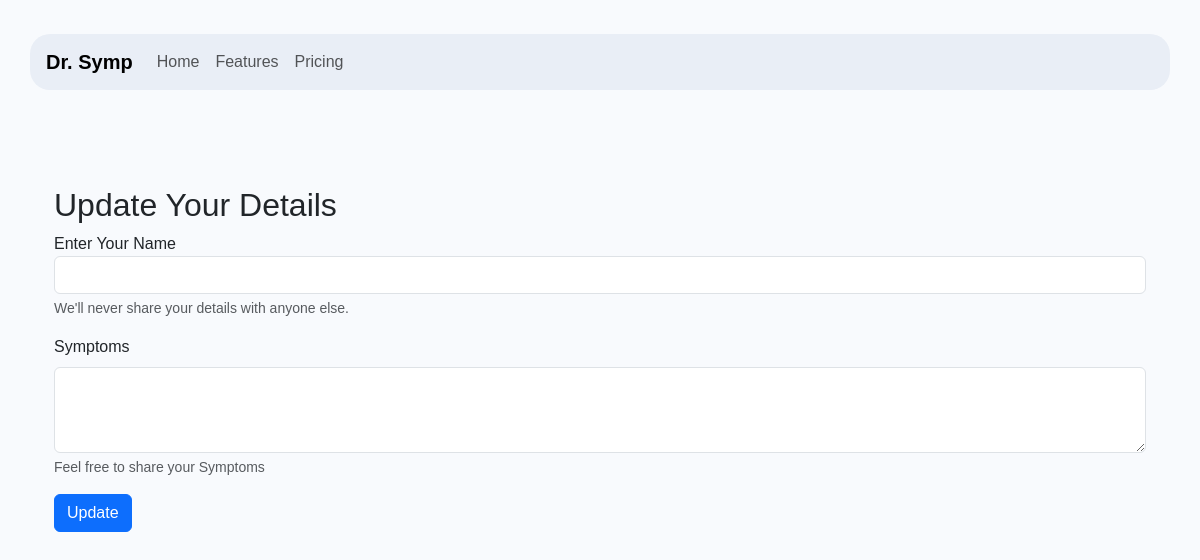
The app's page /update/7, older data.
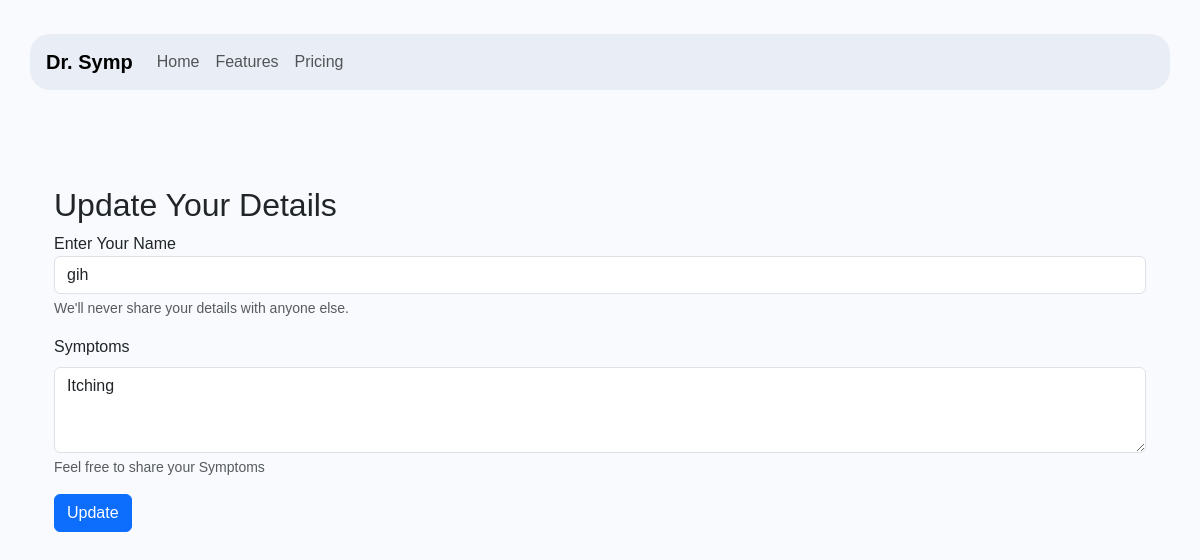
The same page, newer data.
### app/models.py (models this page shows, shortened)
class patients(db.Model):
    sno=db.Column(db.Integer, primary_key=True)
    name=db.Column(db.String(99), nullable=False)
    age=db.Column(db.Integer, nullable=False)
    mobile=db.Column(db.Integer, nullable=False)
    sex=db.Column(db.String(25), nullable=False)
    desc=db.Column(db.String(500), nullable=True)
    date=db.Column(db.DateTime, default=datetime.utcnow)
    access_token = db.Column(db.String(100), unique=True, nullable=False)

### app/routes/main.py (the view, shortened to what this page needs)
@main.route("/update/<int:sno>", methods=['GET', 'POST'])#get the sno
def update(sno):
    updateInsta=patients.query.filter_by(sno=sno).first()# fetch old instance to fill the form
    return render_template("/update.html", updateUsingJinga2=updateInsta)# send the entries in this var 4 terminal

### app/templates/update.html (shortened to what this page needs)
{% extends 'base.html' %}
{% block body %}
<div class="container">
      <form class="container mt-5 pt-5" action="/update/{{updateUsingJinga2.sno}}" method="POST">
        <h2>
          Update Your Details
        </h2>
        <div class="mb-3">
          <label for="name">Enter Your Name</label>
          <input type="text" name="name" class="form-control" id="name" value="{{updateUsingJinga2.name}}" required>
          <div class="form-text">We'll never share your details with anyone else.</div>
        </div>
        <div class="mb-3">
          <label for="Symptoms" class="form-label">Symptoms</label>
        <textarea class="form-control" name="Symptoms" id="Symptoms" rows="3">{{updateUsingJinga2.desc}}
        </textarea>
          <div class="form-text">Feel free to share your Symptoms</div>
      </div>
        <button type="submit" class="btn btn-primary">Update</button>
      </form>
    </div>
{% endblock body %}

### app/templates/base.html (shortened to what this page needs)
<!doctype html>
<html lang="en">
  <head>
    <link href="https://cdn.jsdelivr.net/npm/bootstrap@5.3.8/dist/css/bootstrap.min.css" rel="stylesheet">
    <link href="/static/style.css" rel="stylesheet">
  </head>
  <body>
     <nav class="navbar navbar-expand-lg  sticky-top ps-3 mt-1" style="background-color: #e9eef6; border-radius: 20px;" >
        <a class="navbar-brand" href="/"><b>Dr. Symp</b></a>
  <div class="collapse navbar-collapse" id="navbarNavDropdown">
    <ul class="navbar-nav">
      <li class="nav-item active">
        <a class="nav-link" href="#">Home </a>
      </li>
      <li class="nav-item">
        <a class="nav-link" href="#">Features</a>
      </li>
      <li class="nav-item">
        <a class="nav-link" href="#">Pricing</a>
      </li>
      </ul>
  </div>
</nav>
    {% block body %}
    {% endblock body %}
  </body>
</html>

### app/static/style.css (style rules this page uses)
body { font-family: Arial; background-color: #f8fafd; padding: 30px; }
input { width: 300px; padding: 10px; font-size: 16px; }

Row changes from the older to the newer data that the page shows:
added patients: name "gih", Symptoms "Itching"
